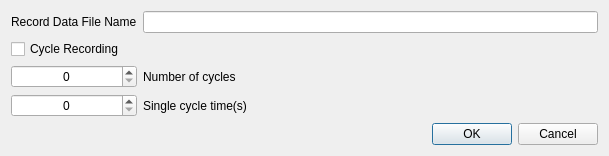
<?xml version="1.0" encoding="UTF-8"?>
<ui version="4.0">
 <class>RcdSetDlg</class>
 <widget class="QDialog" name="RcdSetDlg">
  <property name="geometry">
   <rect>
    <x>0</x>
    <y>0</y>
    <width>609</width>
    <height>151</height>
   </rect>
  </property>
  <property name="windowTitle">
   <string>Dialog</string>
  </property>
  <layout class="QGridLayout" name="gridLayout_2">
   <item row="0" column="0">
    <layout class="QGridLayout" name="gridLayout">
     <item row="0" column="0" colspan="2">
      <widget class="QLabel" name="label">
       <property name="font">
        <font>
         <family>Microsoft YaHei UI</family>
        </font>
       </property>
       <property name="text">
        <string>Record Data File Name</string>
       </property>
      </widget>
     </item>
     <item row="0" column="2">
      <widget class="QLineEdit" name="le_rcdDataFileName">
       <property name="font">
        <font>
         <family>Microsoft YaHei UI</family>
        </font>
       </property>
      </widget>
     </item>
     <item row="1" column="0" colspan="2">
      <widget class="QCheckBox" name="cb_CycleRcd">
       <property name="font">
        <font>
         <family>Microsoft YaHei UI</family>
        </font>
       </property>
       <property name="text">
        <string>Cycle Recording</string>
       </property>
      </widget>
     </item>
     <item row="2" column="2">
      <widget class="QLabel" name="label_2">
       <property name="font">
        <font>
         <family>Microsoft YaHei UI</family>
        </font>
       </property>
       <property name="text">
        <string>Number of cycles</string>
       </property>
      </widget>
     </item>
     <item row="2" column="0" colspan="2">
      <widget class="QSpinBox" name="sb_NumOfCycle">
       <property name="font">
        <font>
         <family>Microsoft YaHei UI</family>
        </font>
       </property>
       <property name="alignment">
        <set>Qt::AlignCenter</set>
       </property>
       <property name="maximum">
        <number>65535</number>
       </property>
      </widget>
     </item>
     <item row="3" column="2">
      <widget class="QLabel" name="label_3">
       <property name="font">
        <font>
         <family>Microsoft YaHei UI</family>
        </font>
       </property>
       <property name="text">
        <string>Single cycle time(s)</string>
       </property>
      </widget>
     </item>
     <item row="3" column="0" colspan="2">
      <widget class="QSpinBox" name="sb_SingleCycleTime">
       <property name="font">
        <font>
         <family>Microsoft YaHei UI</family>
        </font>
       </property>
       <property name="alignment">
        <set>Qt::AlignCenter</set>
       </property>
       <property name="maximum">
        <number>100000</number>
       </property>
      </widget>
     </item>
    </layout>
   </item>
   <item row="1" column="0">
    <widget class="QDialogButtonBox" name="buttonBox">
     <property name="font">
      <font>
       <family>Microsoft YaHei UI</family>
      </font>
     </property>
     <property name="orientation">
      <enum>Qt::Horizontal</enum>
     </property>
     <property name="standardButtons">
      <set>QDialogButtonBox::Cancel|QDialogButtonBox::Ok</set>
     </property>
    </widget>
   </item>
  </layout>
 </widget>
 <resources/>
 <connections>
  <connection>
   <sender>buttonBox</sender>
   <signal>accepted()</signal>
   <receiver>RcdSetDlg</receiver>
   <slot>accept()</slot>
   <hints>
    <hint type="sourcelabel">
     <x>248</x>
     <y>254</y>
    </hint>
    <hint type="destinationlabel">
     <x>157</x>
     <y>274</y>
    </hint>
   </hints>
  </connection>
  <connection>
   <sender>buttonBox</sender>
   <signal>rejected()</signal>
   <receiver>RcdSetDlg</receiver>
   <slot>reject()</slot>
   <hints>
    <hint type="sourcelabel">
     <x>316</x>
     <y>260</y>
    </hint>
    <hint type="destinationlabel">
     <x>286</x>
     <y>274</y>
    </hint>
   </hints>
  </connection>
 </connections>
</ui>
